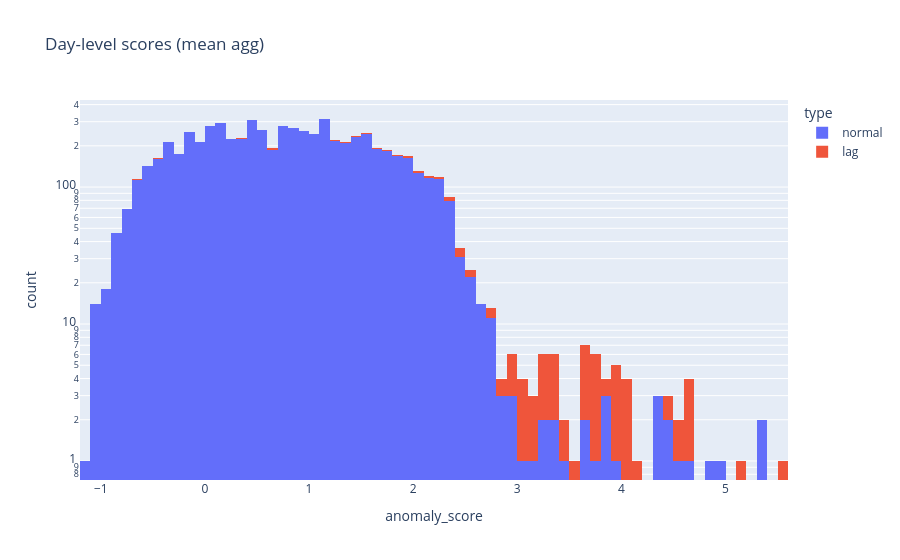
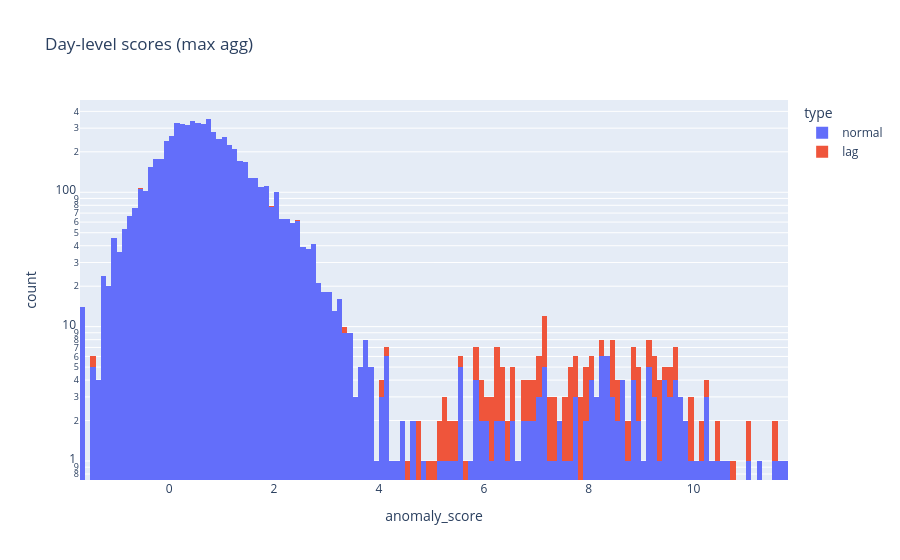

These figures' notebook cell, in order:
### Code cell
fig = px.histogram(eucl_scores_mean_labels_df, x='anomaly_score', color='type', log_y=True, title="Day-level scores (mean agg)")
fig.show()
fig = px.histogram(eucl_scores_max_labels_df, x='anomaly_score', color='type', log_y=True, title="Day-level scores (max agg)")
fig.show()

### Figure 1 — Plotly figure (JSON) as saved in the notebook; plotly's stock layout.template omitted (floating-point values rounded to 4 significant figures; data arrays with more than 128 entries replaced by an {"elided": "..."} marker saying what was removed)
{"data": [{"bingroup": "x", "hovertemplate": "type=normal<br>anomaly_score=%{x}<br>count=%{y}<extra></extra>", "legendgroup": "normal", "marker": {"color": "#636efa", "pattern": {"shape": ""}}, "name": "normal", "orientation": "v", "showlegend": true, "type": "histogram", "x": {"elided": "6722 float values"}, "xaxis": "x", "yaxis": "y"}, {"bingroup": "x", "hovertemplate": "type=lag<br>anomaly_score=%{x}<br>count=%{y}<extra></extra>", "legendgroup": "lag", "marker": {"color": "#EF553B", "pattern": {"shape": ""}}, "name": "lag", "orientation": "v", "showlegend": true, "type": "histogram", "x": [2.157, 4.504, 3.961, 2.011, 2.317, 2.477, 2.356, 3.298, 4.043, -0.6479, 0.7334, 3.825, 1.275, 2.067, 3.633, 3.989, 0.6116, 2.383, 3.36, 2.99, 1.716, 2.14, 2.087, 2.503, 4.693, 3.019, 3.638, 3.201, 3.716, 1.301, 1.232, 2.069, 3.669, 1.169, 4.061, 4.665, 2.755, 3.508, 3.387, 4.049, 1.745, 2.298, 5.502, 3.136, 1.962, 3.004, 1.014, 1.905, 2.236, 1.501, 3.318, 3.788, 0.4372, 2.134, 1.683, 1.228, 0.4229, 0.641, 3.747, 0.67, 1.872, 0.6253, 1.996, 1.916, 1.345, 4.021, 2.593, -0.4671, 2.906, 2.92, 3.95, 3.72, 4.198, 1.401, 1.322, 3.447, 1.935, 1.417, 2.404, 0.5287, 2.561, 3.068, 5.137, 1.682, 2.398, 4.474, 3.967, 1.513, 2.474, 2.44, 3.631, -0.3989, 2.756, 2.864, 2.233, 2.313, 3.299, 3.151, -0.6747, 0.4039, 1.696, 0.3485, 1.404, 2.014, 1.524, 0.09864, 1.254, 1.175, 1.964, 0.3881, 3.317, 1.56, 0.4188, 4.644, 3.651, 3.738, 2.42, 3.253, 0.6646, 1.72, 2.196, 1.043], "xaxis": "x", "yaxis": "y"}], "layout": {"barmode": "relative", "legend": {"title": {"text": "type"}, "tracegroupgap": 0}, "title": {"text": "Day-level scores (mean agg)"}, "xaxis": {"anchor": "y", "domain": [0, 1], "title": {"text": "anomaly_score"}}, "yaxis": {"anchor": "x", "domain": [0, 1], "title": {"text": "count"}, "type": "log"}}}

### Figure 2 — Plotly figure (JSON) as saved in the notebook; plotly's stock layout.template omitted (floating-point values rounded to 4 significant figures; data arrays with more than 128 entries replaced by an {"elided": "..."} marker saying what was removed)
{"data": [{"bingroup": "x", "hovertemplate": "type=normal<br>anomaly_score=%{x}<br>count=%{y}<extra></extra>", "legendgroup": "normal", "marker": {"color": "#636efa", "pattern": {"shape": ""}}, "name": "normal", "orientation": "v", "showlegend": true, "type": "histogram", "x": {"elided": "6722 float values"}, "xaxis": "x", "yaxis": "y"}, {"bingroup": "x", "hovertemplate": "type=lag<br>anomaly_score=%{x}<br>count=%{y}<extra></extra>", "legendgroup": "lag", "marker": {"color": "#EF553B", "pattern": {"shape": ""}}, "name": "lag", "orientation": "v", "showlegend": true, "type": "histogram", "x": [7.723, 7.94, 7.927, 9.673, 7.021, 9.295, 6.95, 7.001, 6.101, 0.406, -0.4653, 6.527, 5.319, 7.888, 9.637, 9.503, 7.622, 6.786, 11.03, 5.149, 0.7169, 7.812, 7.254, 6.018, 9.266, 9.293, 6.987, 8.538, 8.498, 3.386, 5.273, 8.448, 5.94, 6.121, 6.236, 9.302, 8.591, 8.733, 10.49, 9.152, 1.952, 7.547, 8.826, 7.335, 4.544, 7.71, 9.569, 4.063, 5.89, 6.377, 8.981, 7.589, 6.21, 7.389, 5.21, 6.232, 5.485, 6.338, 8.229, 5.851, 7.677, 4.773, 5.981, 7.105, 6.285, 7.19, 7.711, 1.65, 2.423, 5.563, 9.322, 7.15, 10.17, 6.867, 6.426, 7.289, 6.285, 8.071, 5.891, 0.4737, 6.775, 5.632, 9.601, 7.682, 7.074, 8.932, 8.029, 8.423, 4.724, 9.3, 8.496, 0.5694, 10.74, 9.159, 9.969, 6.573, 9.101, 7.9, -1.471, 4.975, 8.258, 5.008, 6.886, 8.814, 9.938, -0.5792, 7.169, 7.987, 7.145, 4.172, 10.22, 7.167, 1.893, 6.598, 8.968, 9.477, 8.861, 11.5, 7.686, 8.448, 6.315, 7.101], "xaxis": "x", "yaxis": "y"}], "layout": {"barmode": "relative", "legend": {"title": {"text": "type"}, "tracegroupgap": 0}, "title": {"text": "Day-level scores (max agg)"}, "xaxis": {"anchor": "y", "domain": [0, 1], "title": {"text": "anomaly_score"}}, "yaxis": {"anchor": "x", "domain": [0, 1], "title": {"text": "count"}, "type": "log"}}}
